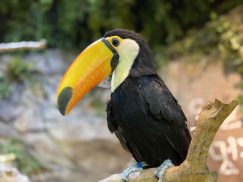
#> input picture dir/bird.jpg, 243 x 182 px, shrunk from 3374 x 2530 before the run
$ python FeatureExtrac.py
#> lines starting #> are read from the running program, lines starting #| are printed output that depends on the picture
import cv2
import numpy as np

img = cv2.imread('dir/bird.jpg', cv2.IMREAD_REDUCED_COLOR_4)
#> img is the input picture: shape (182, 243, 3); mean B, G, R 86.8, 112.6, 119
gray_img = cv2.cvtColor(img, cv2.COLOR_BGR2GRAY)
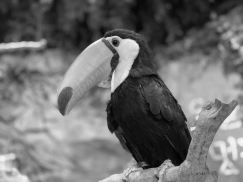
#> gray_img: shape (182, 243); min 3, max 250, mean 111.5

# [54 lines of commented-out code are left out]

$ run again, with dir/HSV.jpg copied over dir/bird.jpg
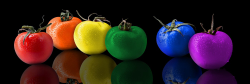
#> input picture dir/HSV.jpg, 250 x 84 px, shrunk from 1920 x 640 before the run
#> img is the input picture: shape (84, 250, 3); mean B, G, R 31.7, 32.7, 48.2
#> `gray_img = cv2.cvtColor(img, cv2.COLOR_BGR2GRAY)`:
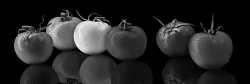
#> gray_img: shape (84, 250); min 0, max 238, mean 37.2

$ run again, with dir/1.PNG saved as dir/bird.jpg
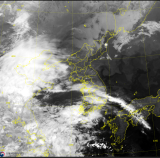
#> input picture dir/1.PNG, 160 x 158 px
#> img is the input picture: shape (158, 160, 3); mean B, G, R 122.8, 128.5, 128.5
#> `gray_img = cv2.cvtColor(img, cv2.COLOR_BGR2GRAY)`:
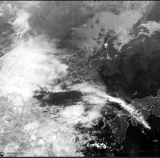
#> gray_img: shape (158, 160); min 0, max 255, mean 127.8
